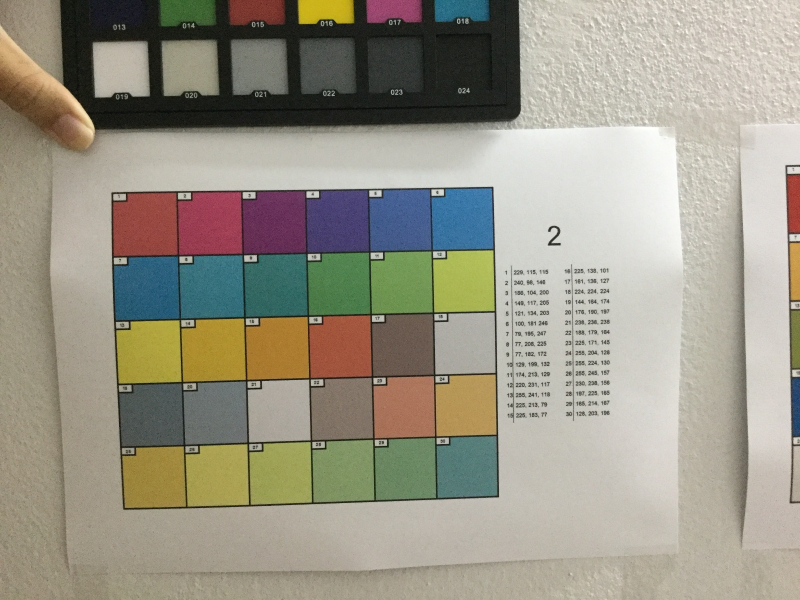
#> input picture Code/example_image/TheTwo(iPad)_resize.jpg, 1600 x 1200 px (shown at 1/2 size)
$ jupyter execute --allow-errors gen_compare_report.ipynb
#> lines starting #> are read from the running program, lines starting #| are printed output that depends on the picture; after the words box and inside, x2 and y2 are one past the last pixel; in counts of white or black regions, pixels touching at a corner belong together
[cell 1]
from IPython.display import HTML, display
import pdfkit
import cv2
import numpy as np
from yattag import Doc
import pdfkit

[cell 2]
def collect_avg_pixel_data(tiny_crop, pixel_list, region):
    sum_r, sum_g, sum_b = 0, 0, 0
    for k in range(tiny_crop.shape[0]):
        for l in range(tiny_crop.shape[1]):
            sum_r += tiny_crop[k][l][0]
            sum_g += tiny_crop[k][l][1]
            sum_b += tiny_crop[k][l][2]

    avg_r = int(round(sum_r / (region * region)))
    avg_g = int(round(sum_g / (region * region)))
    avg_b = int(round(sum_b / (region * region)))
    pixel_list.append([avg_r, avg_g, avg_b])
    #print(" @ ")

    return pixel_list

[cell 3]
def cal_avg_pixel_list(pixel_list, avg_pixel_list):
    sum_r, sum_g, sum_b = 0, 0, 0
    for item in pixel_list:
        sum_r += item[0]
        sum_g += item[1]
        sum_b += item[2]

    avg_r = int(round(sum_r / 9))
    avg_g = int(round(sum_g / 9))
    avg_b = int(round(sum_b / 9))
    avg_pixel_list.append([avg_r, avg_g, avg_b])

    return avg_pixel_list

[cell 4]
def capture_rgb_value(img, start_x, start_y, region, file_name):
    avg_pixel_list = []
    edit_img = img.copy()
    for i in range(6):
        for j in range(5):
            pixel_list = []
            if file_name == "label_img.jpg":
                indexX, indexY = start_x + 10 + (130 * i), start_y + 10 + (130 * j)
            else:
                indexX, indexY = start_x + 10 + (160 * i), start_y + 10 + (160 * j)
            index_sq1_x, index_sq1_y = indexX, indexY
            index_sq2_x, index_sq2_y = indexX + 9, indexY
            index_sq3_x, index_sq3_y = indexX + 18, indexY

            index_sq4_x, index_sq4_y = indexX, indexY + 9
            index_sq5_x, index_sq5_y = indexX + 9, indexY + 9
            index_sq6_x, index_sq6_y = indexX + 18, indexY + 9

            index_sq7_x, index_sq7_y = indexX, indexY + 18
            index_sq8_x, index_sq8_y = indexX + 9, indexY + 18
            index_sq9_x, index_sq9_y = indexX + 18, indexY + 18

            cv2.rectangle(edit_img, (index_sq1_x, index_sq1_y), (index_sq1_x + region, index_sq1_y + region),
                          (255, 255, 255), 1)
            cv2.rectangle(edit_img, (index_sq2_x, index_sq2_y), (index_sq2_x + region, index_sq2_y + region),
                          (255, 255, 255), 1)
            cv2.rectangle(edit_img, (index_sq3_x, index_sq3_y), (index_sq3_x + region, index_sq3_y + region),
                          (255, 255, 255), 1)

            cv2.rectangle(edit_img, (index_sq4_x, index_sq4_y), (index_sq4_x + region, index_sq4_y + region),
                          (255, 255, 255), 1)
            cv2.rectangle(edit_img, (index_sq5_x, index_sq5_y), (index_sq5_x + region, index_sq5_y + region),
                          (255, 255, 255), 1)
            cv2.rectangle(edit_img, (index_sq6_x, index_sq6_y), (index_sq6_x + region, index_sq6_y + region),
                          (255, 255, 255), 1)

            cv2.rectangle(edit_img, (index_sq7_x, index_sq7_y), (index_sq7_x + region, index_sq7_y + region),
                          (255, 255, 255), 1)
            cv2.rectangle(edit_img, (index_sq8_x, index_sq8_y), (index_sq8_x + region, index_sq8_y + region),
                          (255, 255, 255), 1)
            cv2.rectangle(edit_img, (index_sq9_x, index_sq9_y), (index_sq9_x + region, index_sq9_y + region),
                          (255, 255, 255), 1)

            sq1_crop = img[index_sq1_y:index_sq1_y + region, index_sq1_x:index_sq1_x + region]
            sq1_crop = cv2.cvtColor(sq1_crop, cv2.COLOR_BGR2RGB)
            pixel_list = collect_avg_pixel_data(sq1_crop, pixel_list, region)

            sq2_crop = img[index_sq2_y:index_sq1_y + region, index_sq2_x:index_sq2_x + region]
            sq2_crop = cv2.cvtColor(sq2_crop, cv2.COLOR_BGR2RGB)
            pixel_list = collect_avg_pixel_data(sq2_crop, pixel_list, region)

            sq3_crop = img[index_sq3_y:index_sq3_y + region, index_sq3_x:index_sq3_x + region]
            sq3_crop = cv2.cvtColor(sq3_crop, cv2.COLOR_BGR2RGB)
            pixel_list = collect_avg_pixel_data(sq3_crop, pixel_list, region)

            sq4_crop = img[index_sq4_y:index_sq4_y + region, index_sq4_x:index_sq4_x + region]
            sq4_crop = cv2.cvtColor(sq4_crop, cv2.COLOR_BGR2RGB)
            pixel_list = collect_avg_pixel_data(sq4_crop, pixel_list, region)

            sq5_crop = img[index_sq5_y:index_sq5_y + region, index_sq5_x:index_sq5_x + region]
            sq5_crop = cv2.cvtColor(sq5_crop, cv2.COLOR_BGR2RGB)
            pixel_list = collect_avg_pixel_data(sq5_crop, pixel_list, region)

            sq6_crop = img[index_sq6_y:index_sq6_y + region, index_sq6_x:index_sq6_x + region]
            sq6_crop = cv2.cvtColor(sq6_crop, cv2.COLOR_BGR2RGB)
            pixel_list = collect_avg_pixel_data(sq6_crop, pixel_list, region)

            sq7_crop = img[index_sq7_y:index_sq7_y + region, index_sq7_x:index_sq7_x + region]
            sq7_crop = cv2.cvtColor(sq7_crop, cv2.COLOR_BGR2RGB)
            pixel_list = collect_avg_pixel_data(sq7_crop, pixel_list, region)

            sq8_crop = img[index_sq8_y:index_sq8_y + region, index_sq8_x:index_sq8_x + region]
            sq8_crop = cv2.cvtColor(sq8_crop, cv2.COLOR_BGR2RGB)
            pixel_list = collect_avg_pixel_data(sq8_crop, pixel_list, region)

            sq9_crop = img[index_sq9_y:index_sq9_y + region, index_sq9_x:index_sq9_x + region]
            sq9_crop = cv2.cvtColor(sq9_crop, cv2.COLOR_BGR2RGB)
            pixel_list = collect_avg_pixel_data(sq9_crop, pixel_list, region)

            avg_pixel_list = cal_avg_pixel_list(pixel_list, avg_pixel_list)

    cv2.imwrite(file_name, edit_img)
    #print(avg_pixel_list)
    print("Finish collect RGB from :", file_name)
    return avg_pixel_list

[cell 5]
def save_tiny_img(pixel_list, flag):
    for idx, color in enumerate(pixel_list):
        #print(color)
        tiny_image = np.zeros((height,width,3), np.uint8)
        tiny_image[:, 0:width] = (color[2], color[1], color[0])  # B G R
        cv2.imwrite("./img_for_report/" + flag + "_" + str(idx + 1) + ".jpg", tiny_image)

[cell 6]
# [130 lines left out: function gen_html_file, not called in this run]

[cell 7]
feature_img = "./TheTwo(S8+)_resize.jpg"
label_img = "./TheTwo(iPad)_resize.jpg"
nan_img = "./iPad_s8_augmented_img/TheTwo(S8+)_resize_Nannnnn.jpg"
my_own_img = "./iPad_s8_augmented_img/TheTwo(S8+)_resize_Edited_By_exp-27_model-15(Avg).jpg"

display(HTML("<table><tr><td>Galaxy S8+<img src='"+ feature_img +"'></td><td>P' Nan<img src='"+ nan_img +"'></td><td>iPad Mini 4<img src='"+ label_img +"'></td></tr></table>"))
display(HTML("<table><tr><td>Galaxy S8+<img src='"+ feature_img +"'></td><td>Mine<img src='"+ my_own_img +"'></td><td>iPad Mini 4<img src='"+ label_img +"'></td></tr></table>"))

[cell 8]
report_name = "compare_report_TheTwo_iPad_s8"

label_img_path = "TheTwo(iPad)_resize.jpg"
feature_img_path = "TheTwo(S8+)_resize.jpg"
created_img_path = "./iPad_s8_augmented_img/TheTwo(S8+)_resize_Edited_By_exp-27_model-15(Avg).jpg"
nan_img_path = "./iPad_s8_augmented_img/TheTwo(S8+)_resize_Nannnnn.jpg"

html_file_name = report_name + ".html"
report_file_name = report_name + ".pdf"

[cell 9]
label_img = cv2.imread(label_img_path)
#> label_img is the input picture: shape (1200, 1600, 3); mean B, G, R 135.2, 150.1, 154.4
feature_img = cv2.imread(feature_img_path)
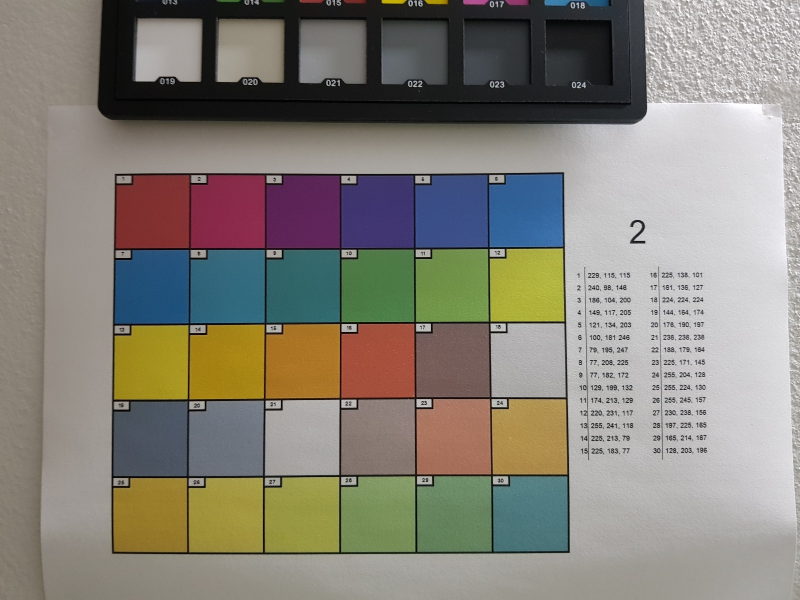
#> input picture Code/example_image/TheTwo(S8+)_resize.jpg, 1600 x 1200 px (shown at 1/2 size)
#> feature_img is the input picture: shape (1200, 1600, 3); mean B, G, R 120.4, 130, 134
created_img = cv2.imread(created_img_path)
nan_img = cv2.imread(nan_img_path)

region = 7
index_sq1_x, index_sq1_y = 250, 370
index_sq2_x, index_sq2_y = 250, 410
height, width = 70, 70

output_name = "label_img.jpg"
label_pixel_list = capture_rgb_value(label_img, index_sq2_x, index_sq2_y, region, output_name)
#> after the loop in capture_rgb_value, `for i in range(6):`:
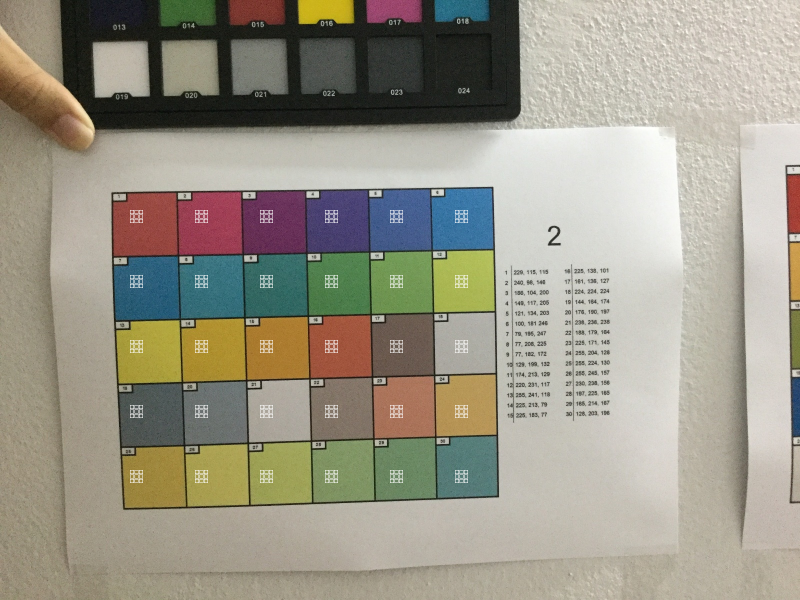
#> edit_img: shape (1200, 1600, 3) (shown at 1/2 size); 0.39% of pixels changed, all inside (x1, y1, x2, y2) = (260, 420, 936, 966)
#> after the loop in capture_rgb_value, `for i in range(6):`: avg_pixel_list = 30 items, first 6: [151, 72, 64], [46, 95, 121], [171, 158, 60], [78, 86, 82], [155, 132, 58], [156, 62, 82]
#> label_pixel_list has the same summary as avg_pixel_list in capture_rgb_value
save_tiny_img(label_pixel_list, "label")
#> the loop in save_tiny_img, `for idx, color in enumerate(pixel_list):` made 30 passes
#> color on passes 1 to 12: [151, 72, 64], [46, 95, 121], [171, 158, 60], [78, 86, 82], [155, 132, 58], [156, 62, 82], [56, 112, 124], [174, 142, 45], [107, 112, 111], [167, 157, 78], [103, 47, 87], [53, 105, 99]
#> pass 1, in save_tiny_img, `cv2.imwrite("./img_for_report/" + flag + "_" + str(idx + 1) + ".jpg", ..`:
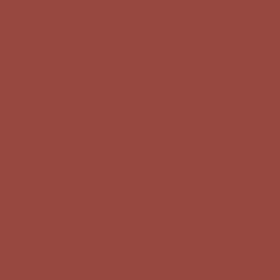
#> saved as label_1.jpg: shape (70, 70, 3) (shown 4 times larger); mean B, G, R 64, 72, 151
#> pass 2, in save_tiny_img, `cv2.imwrite("./img_for_report/" + flag + "_" + str(idx + 1) + ".jpg", ..`:
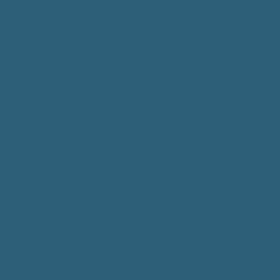
#> saved as label_2.jpg: shape (70, 70, 3) (shown 4 times larger); mean B, G, R 121, 95, 46
#> after the loop in save_tiny_img, `for idx, color in enumerate(pixel_list):`:
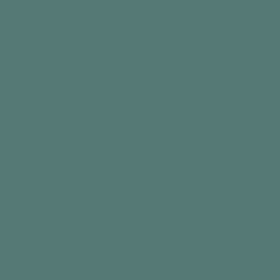
#> tiny_image: shape (70, 70, 3) (shown 4 times larger); mean of channels 0, 1, 2 118, 122, 85; drawn as B, G, R

output_name = "feature_img.jpg"
feature_pixel_list = capture_rgb_value(feature_img, index_sq1_x, index_sq1_y, region, output_name)
#> call 2 of capture_rgb_value, with start_x = 250, start_y = 370, region = 7, file_name = 'feature_img.jpg'
#> the loop in capture_rgb_value (call 2), `for i in range(6):` made 6 passes
#> after the loop in capture_rgb_value (call 2), `for i in range(6):`:
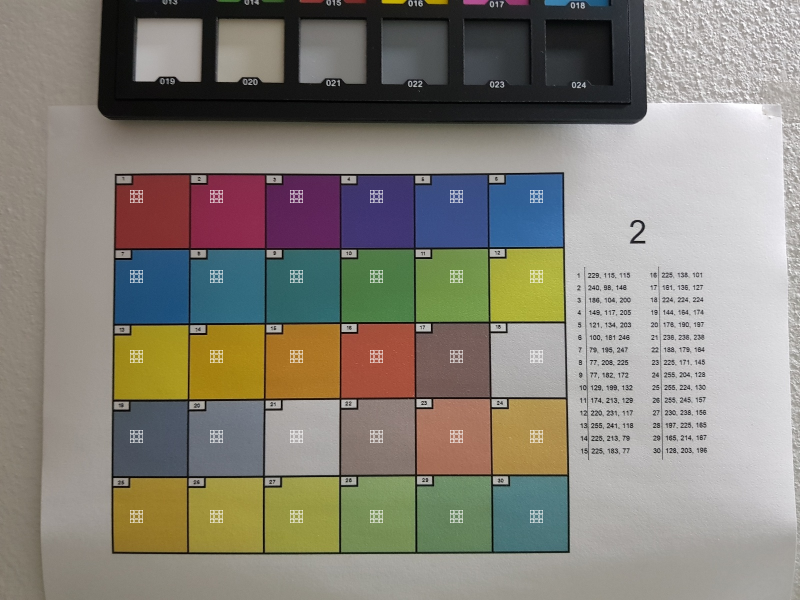
#> edit_img: shape (1200, 1600, 3) (shown at 1/2 size); 0.39% of pixels changed, all inside (x1, y1, x2, y2) = (260, 380, 1086, 1046)
save_tiny_img(feature_pixel_list, "feature")
#> the loop in save_tiny_img (call 2), `for idx, color in enumerate(pixel_list):` made 30 passes
#> color on passes 1 to 12: [126, 48, 47], [33, 79, 119], [160, 140, 27], [75, 83, 95], [150, 122, 41], [135, 40, 72], [50, 102, 123], [166, 130, 19], [107, 113, 123], [162, 148, 59], [92, 35, 86], [48, 102, 104]

output_name = "created_img.jpg"
#> (the rest of this cell did not finish here and is left out)

save_tiny_img(create_pixel_list, "create")

output_name = "nan_img.jpg"
nan_pixel_list = capture_rgb_value(nan_img, index_sq1_x, index_sq1_y, region, output_name)
save_tiny_img(nan_pixel_list, "nan")

gen_html_file(html_file_name, 15)
